Frame 1 (no input): blank canvas, image omitted
Frame 60 (no input): blank canvas, image omitted
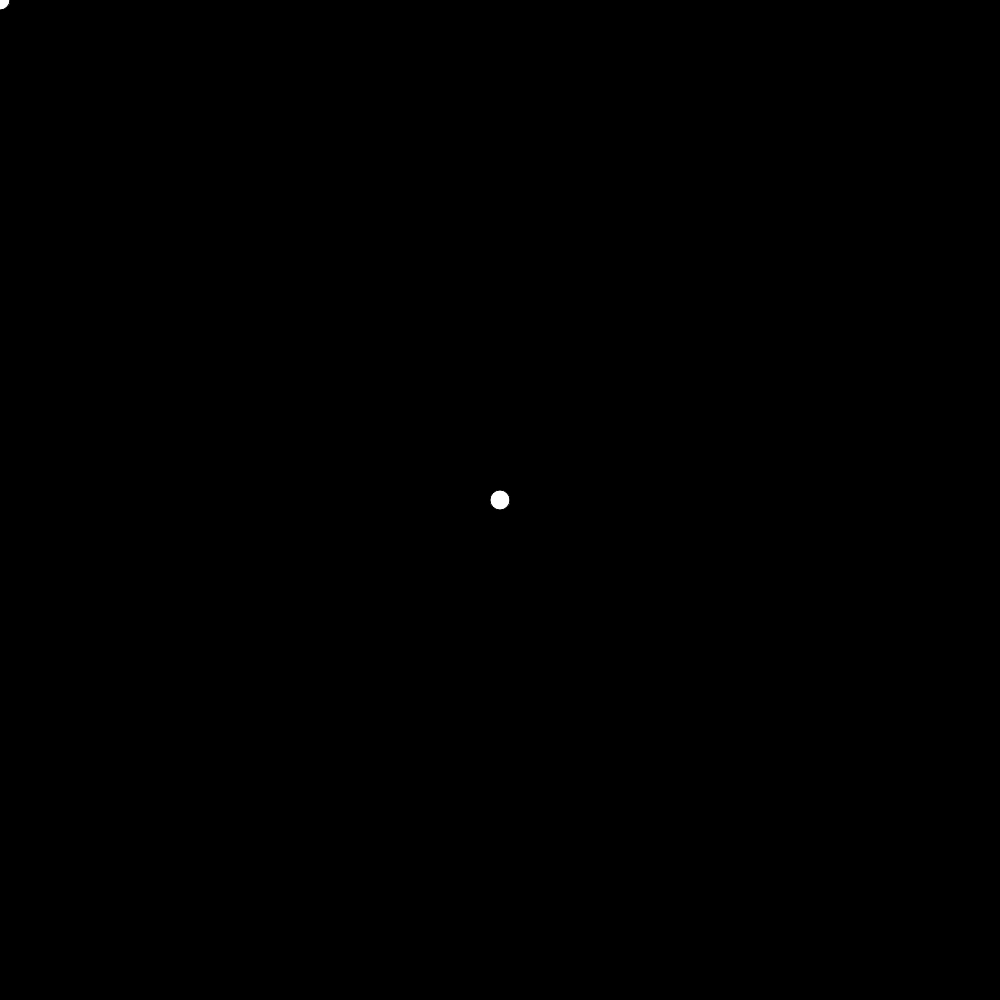
Frame 120 (the mouse pressed at the canvas centre since frame 60)

The p5.js sketch whose frames 1 and 60 were blank and that drew this single picture after the mouse press (run headless with seeded random() and noise() and a simulated clock; from frame 60 on, the mouse is pressed at the canvas centre):

// p5.js sketch
// ── sketch.js
function setup() {
    createCanvas(1000,1000);

    background (0);
}

function draw() {

    ellipse(mouseY,mouseX,20)
    

}
